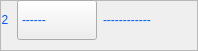
                                         <widget class="QFrame" name="frame_39">
                                          <property name="minimumSize">
                                           <size>
                                            <width>0</width>
                                            <height>40</height>
                                           </size>
                                          </property>
                                          <property name="frameShape">
                                           <enum>QFrame::StyledPanel</enum>
                                          </property>
                                          <property name="frameShadow">
                                           <enum>QFrame::Raised</enum>
                                          </property>
                                          <widget class="QWidget" name="layoutWidget_13">
                                           <property name="geometry">
                                            <rect>
                                             <x>-1</x>
                                             <y>-1</y>
                                             <width>189</width>
                                             <height>42</height>
                                            </rect>
                                           </property>
                                           <layout class="QHBoxLayout" name="horizontalLayout_77">
                                            <item>
                                             <widget class="QLabel" name="lb_Port_40">
                                              <property name="enabled">
                                               <bool>false</bool>
                                              </property>
                                              <property name="minimumSize">
                                               <size>
                                                <width>10</width>
                                                <height>40</height>
                                               </size>
                                              </property>
                                              <property name="styleSheet">
                                               <string notr="true">border: 0px;
font: 14pt &quot;クレPro by 宁静之雨，微信公众号njzyshare&quot;;
color: rgb(0, 85, 255);</string>
                                              </property>
                                              <property name="text">
                                               <string>2</string>
                                              </property>
                                              <property name="alignment">
                                               <set>Qt::AlignCenter</set>
                                              </property>
                                             </widget>
                                            </item>
                                            <item>
                                             <widget class="QComboBox" name="com_CH2_Date2">
                                              <property name="minimumSize">
                                               <size>
                                                <width>80</width>
                                                <height>40</height>
                                               </size>
                                              </property>
                                              <property name="cursor">
                                               <cursorShape>PointingHandCursor</cursorShape>
                                              </property>
                                              <property name="mouseTracking">
                                               <bool>true</bool>
                                              </property>
                                              <property name="toolTip">
                                               <string>波特率选择</string>
                                              </property>
                                              <property name="styleSheet">
                                               <string notr="true"> QComboBox QAbstractItemView{
	background-color: rgb(33, 37, 43);
    border-radius:5px 5px 5px 5px;
	font: 14pt &quot;クレPro by 宁静之雨，微信公众号njzyshare&quot;;
	font-size:14px;
 }
 QComboBox{
	font: 14pt &quot;クレPro by 宁静之雨，微信公众号njzyshare&quot;;
	border-color: rgb(0, 0, 0);
	color: rgb(0, 85, 255);
}
  QComboBox::drop-down {
      width: 0px;
      border:none;
  }</string>
                                              </property>
                                              <item>
                                               <property name="text">
                                                <string>------</string>
                                               </property>
                                              </item>
                                              <item>
                                               <property name="text">
                                                <string>Vpp</string>
                                               </property>
                                              </item>
                                              <item>
                                               <property name="text">
                                                <string>Freq</string>
                                               </property>
                                              </item>
                                              <item>
                                               <property name="text">
                                                <string>Max</string>
                                               </property>
                                              </item>
                                              <item>
                                               <property name="text">
                                                <string>Min</string>
                                               </property>
                                              </item>
                                              <item>
                                               <property name="text">
                                                <string>Mean</string>
                                               </property>
                                              </item>
                                              <item>
                                               <property name="text">
                                                <string>RMS</string>
                                               </property>
                                              </item>
                                             </widget>
                                            </item>
                                            <item>
                                             <widget class="QLabel" name="lb_CH2_Date2">
                                              <property name="enabled">
                                               <bool>false</bool>
                                              </property>
                                              <property name="minimumSize">
                                               <size>
                                                <width>85</width>
                                                <height>40</height>
                                               </size>
                                              </property>
                                              <property name="styleSheet">
                                               <string notr="true">color: rgb(0, 85, 255);
border: 0px;
font: 14pt &quot;クレPro by 宁静之雨，微信公众号njzyshare&quot;;</string>
                                              </property>
                                              <property name="text">
                                               <string>------------</string>
                                              </property>
                                              <property name="alignment">
                                               <set>Qt::AlignLeading|Qt::AlignLeft|Qt::AlignVCenter</set>
                                              </property>
                                             </widget>
                                            </item>
                                           </layout>
                                          </widget>
                                         </widget>
